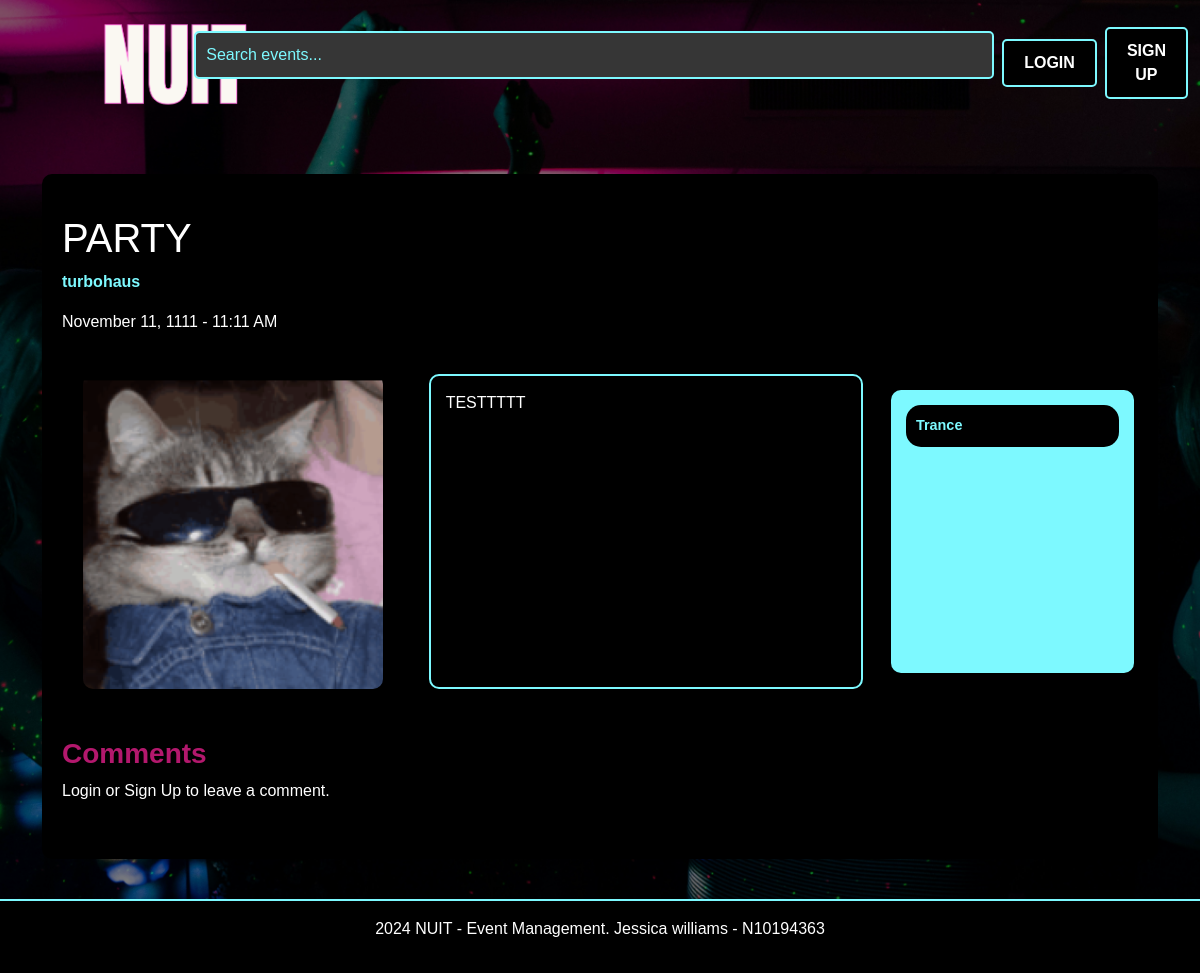
/event-details/1, run on an earlier commit of the app's database.
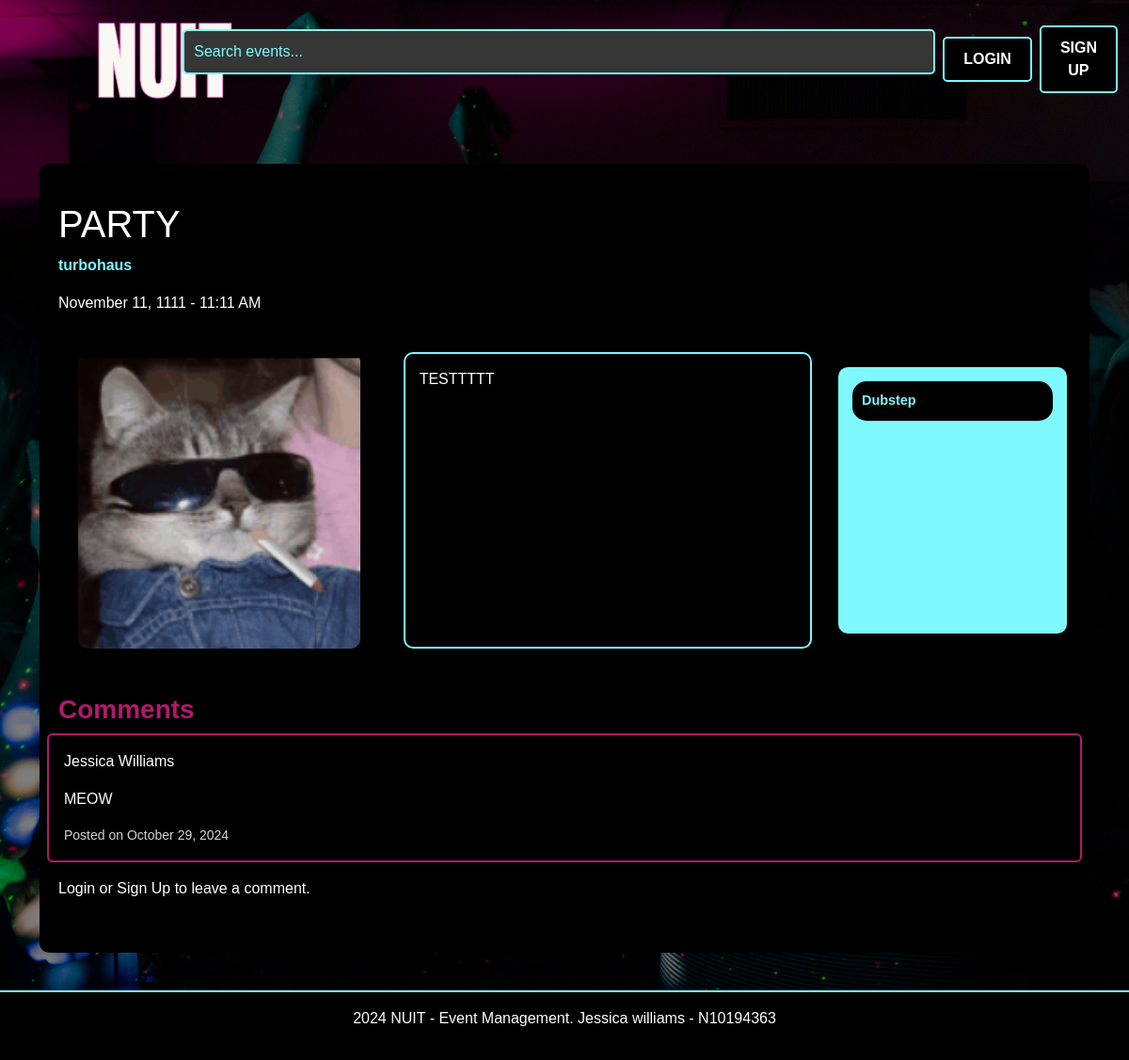
And on a later commit of the database.
### website/models.py (models this page shows, shortened)
class Event(db.Model):
    id = db.Column(db.Integer, primary_key=True)
    name = db.Column(db.String(100), nullable=False)
    location = db.Column(db.String(100), nullable=False)
    date = db.Column(db.DateTime, nullable=False)
    description = db.Column(db.Text, nullable=True)
    available_tickets = db.Column(db.Integer, nullable=False)
    categories = db.Column(db.String(200), nullable=False)
    status = db.Column(db.String(200), default="Tickets available", nullable=False)
    image = db.Column(db.String(100), nullable=True)
    creator_id = db.Column(db.Integer, db.ForeignKey('user.id'), nullable=False)
    comments = db.relationship('Comment', backref='event', lazy=True)
    bookings = db.relationship('Booking', backref='event', lazy=True)

class Comment(db.Model):
    id = db.Column(db.Integer, primary_key=True)
    text = db.Column(db.String(500), nullable=False)
    created_at = db.Column(db.DateTime, default=datetime.now(timezone.utc))
    user_id = db.Column(db.Integer, db.ForeignKey('user.id'), nullable=False)
    event_id = db.Column(db.Integer, db.ForeignKey('event.id'), nullable=False)

class User(db.Model, UserMixin):
    id = db.Column(db.Integer, primary_key=True)
    first_name = db.Column(db.String(100), nullable=False)
    last_name = db.Column(db.String(100), nullable=False)
    email = db.Column(db.String(100), unique=True, nullable=False)
    password_hash = db.Column(db.String(128), nullable=False)
    comments = db.relationship('Comment', backref='user', lazy=True)
    bookings = db.relationship('Booking', backref='user', lazy=True)
    created_events = db.relationship('Event', backref='creator', lazy=True)

### website/views.py (the view)
@main_bp.route('/event-details/<int:event_id>', methods=['GET', 'POST'])
def event_details(event_id):
    event = Event.query.get_or_404(event_id)
    comments = Comment.query.filter_by(event_id=event_id).all()
    comment_form = CommentForm()
    booking_form = BookingForm()
    return render_template('event_details.html', event=event, comments=comments, comment_form=comment_form, booking_form=booking_form)

### website/forms.py (shortened to what this page needs)
class CommentForm(FlaskForm):
    text = TextAreaField("Comment", validators=[InputRequired(), Length(max=500)])
    submit = SubmitField("Post")

class BookingForm(FlaskForm):
    quantity = IntegerField("Ticket Quantity", validators=[InputRequired(), NumberRange(min=1)])
    user_id = HiddenField("UserID", validators=[InputRequired()])
    event_id = HiddenField("EventID", validators=[InputRequired()])
    submit = SubmitField("Book Now")

### website/templates/event_details.html (shortened to what this page needs)
{% extends "base.html" %} {% from "bootstrap5/form.html" import render_form %}
{% block content %}
<div class="container mt-5">
  <div class="section-background">
    <div class="row d-flex justify-content-between align-items-center">
      <div class="col-md-6">
        <h1>{{ event.name }}</h1>
        <p class="location">{{ event.location }}</p>
        <p>{{ event.date.strftime('%B %d, %Y - %I:%M %p') }}</p>
      </div>
    </div>
    <div class="row d-flex align-items-stretch mt-4">
      <div class="col-md-4 d-flex justify-content-center align-items-stretch">
        <img
        src="{{ url_for('static', filename=event.image.replace('website/static/', '')) }}"
        alt="Event Image"
        class="img-fluid"
        style="max-width: 100%; border-radius: 10px"
      />
      </div>
      <div class="col-md-5 d-flex flex-column">
        <div
          class="description d-flex flex-column justify-content-between"
          style="
            background-color: black;
            color: white;
            border: 2px solid #7df9ff;
            padding: 15px;
            border-radius: 10px;
            height: 100%;
          "
        >
          <p style="text-align: justify">{{ event.description }}</p>
        </div>
      </div>
      <div
        class="col-md-3 d-flex flex-column justify-content-start p-3 align-items-stretch"
      >
        <div class="music-tags d-flex flex-column justify-content-start">
          {% for category in event.categories.split(',') %}
          <span class="pill-tag">{{ category }}</span>
          {% endfor %}
        </div>
      </div>
    </div>
    <div class="row mt-5">
      <h3>Comments</h3>
      {% for comment in comments %}
          <div class="card p-3 mb-3 comment-card">
            <p class="username">{{ comment.user.first_name }} {{ comment.user.last_name }}</p>
              <p>{{ comment.text }}</p>
              <small>Posted on {{ comment.created_at.strftime('%B %d, %Y') }}</small>
          </div>
      {% endfor %}
        </div>
        {% if current_user.is_authenticated %}
        <h4>Leave a Comment</h4>
        <form
          method="POST"
          action="{{ url_for('event_bp.post_comment', event_id=event.id) }}"
        >
          {{ comment_form.hidden_tag() }}
          <div class="mb-3">
            {{ comment_form.text.label(class="form-label") }} {{
              comment_form.text(class="form-control", rows="3") }}
          </div>
          {{ comment_form.submit(class="btn btn-primary") }}
        </form>
        {% else %}
        <p>Login or Sign Up to leave a comment.</p>
          {% endif %}
      </div>
    </div>
  </div>
{% endblock %}

### website/templates/base.html (shortened to what this page needs)
<html>
  <head>
    <link
      href="https://cdn.jsdelivr.net/npm/bootstrap@5.3.2/dist/css/bootstrap.min.css"
      rel="stylesheet"
    />
    <link
      rel="stylesheet"
      href="{{ url_for('static', filename='css/styles.css') }}"
    />
  </head>
  <body>
    <header>
      <nav class="navbar navbar-expand-lg navbar-dark bg-dark">
        <div
          class="container-fluid d-flex justify-content-between align-items-center"
        >
          <a class="navbar-brand" href="{{ url_for('main.index') }}">
            <img src="static/img/logo.png" alt="Nuit Logo" class="logo" />
          </a>
          <form
            method="GET"
            action="{{ url_for('main.index') }}"
            class="d-flex mx-auto"
          >
            <input
              class="form-control"
              type="search"
              name="search"
              placeholder="Search events..."
              aria-label="Search"
              style="width: 800px"
            />
          </form>
          {% if current_user.is_authenticated %}
          <div class="d-flex ms-2">
            <a href="{{ url_for('main.create_event') }}">
              <button class="btn">Create Event +</button>
            </a>
          </div>
          <div class="d-flex ms-2">
            <a href="{{ url_for('main.user_events') }}" class="btn"
              >My Events</a
            >
          </div>
          <div class="d-flex ms-2">
            <a href="{{ url_for('main.booking_history') }}" class="btn"
              >Booking History</a
            >
          </div>
          <div class="d-flex ms-2">
            <a href="{{ url_for('auth.logout') }}" class="btn">Log Out</a>
          </div>
          {% else %}
          <div class="d-flex ms-2">
            <button
              type="button"
              class="btn btn-filter"
              data-bs-toggle="modal"
              data-bs-target="#loginModal"
            >
              Login
            </button>
          </div>
          <div class="d-flex ms-2">
            <button
              type="button"
              class="btn"
              data-bs-toggle="modal"
              data-bs-target="#registerModal"
            >
              SIGN UP
            </button>
            {% endif %}
          </div>
        </div>
      </nav>
      <div class="container-fluid">
       {% block content %} {% endblock %}
    </header>
    <footer class="footer bg-dark text-white text-center py-3 mt-auto">
      <p>2024 NUIT - Event Management. Jessica williams - N10194363</p>
    </footer>
  </body>
</html>

### website/static/css/styles.css (style rules this page uses)
body, h1, h2, h3, h4, h5, h6, p, a, button, input, footer, .search-bar { font-family: Verdana, Geneva, sans-serif; }
h3,h4 { color: rgb(179, 24, 109); font-weight: bold; }
html, body { height: 100%; margin: 0; }
body { display: flex; flex-direction: column; justify-content: space-between; }
.navbar { background-color: transparent !important; border: none; }
.logo { height: 100px; width: auto; max-width: 100%; margin-left: 80px; margin-right: 20px; }
.btn { background-color: #000000; color: white; border: 2px solid rgb(125, 249, 255); padding: 10px 20px; border-radius: 5px; font-weight: bold; text-transform: uppercase; transition: background-color 0.3s ease, border-color 0.3s ease; }
.location { color: #7DF9FF; font-weight: bold; }
body { background-image: url('../img/background.jpg'); background-size: cover; background-position: center; background-repeat: no-repeat; background-attachment: fixed; color: white; position: relative; z-index: 0; }
body::before { content: ""; position: fixed; top: 0; left: 0; width: 100%; height: 100%; background-color: rgba(0, 0, 0, 0.5); z-index: -1; }
.section-background { background-color: black; padding: 40px 20px; margin-bottom: 40px; border-radius: 10px; }
.footer { background-color: #000000 !important; color: white !important; padding: 20px; text-align: center; border-top: 2px solid #7DF9FF; flex-shrink: 0; }
.music-tags { background-color: #7DF9FF; border-radius: 10px; padding: 15px; width: 100%; box-sizing: border-box; height: 100%; }
.pill-tag { background-color: black; color: #7DF9FF; border-radius: 15px; padding: 10px; font-size: 0.9rem; font-weight: bold; margin-bottom: 10px; }
.comment-card { background-color: black; border: 2px solid rgb(179, 24, 109); color: white; }
.comment-card small { color: lightgray; }
.form-control { background-color: rgb(54, 54, 54); color: #7DF9FF; border: 2px solid #7DF9FF; border-radius: 5px; padding: 10px; }
.form-control::placeholder { color: #7DF9FF; }

What changed in the data, as far as the page shows it:
changed Event "PARTY": categories "Trance" → "Dubstep"
added Comment: user.first_name "Jessica", user.last_name "Williams", text "MEOW", created_at "October 29, 2024"
